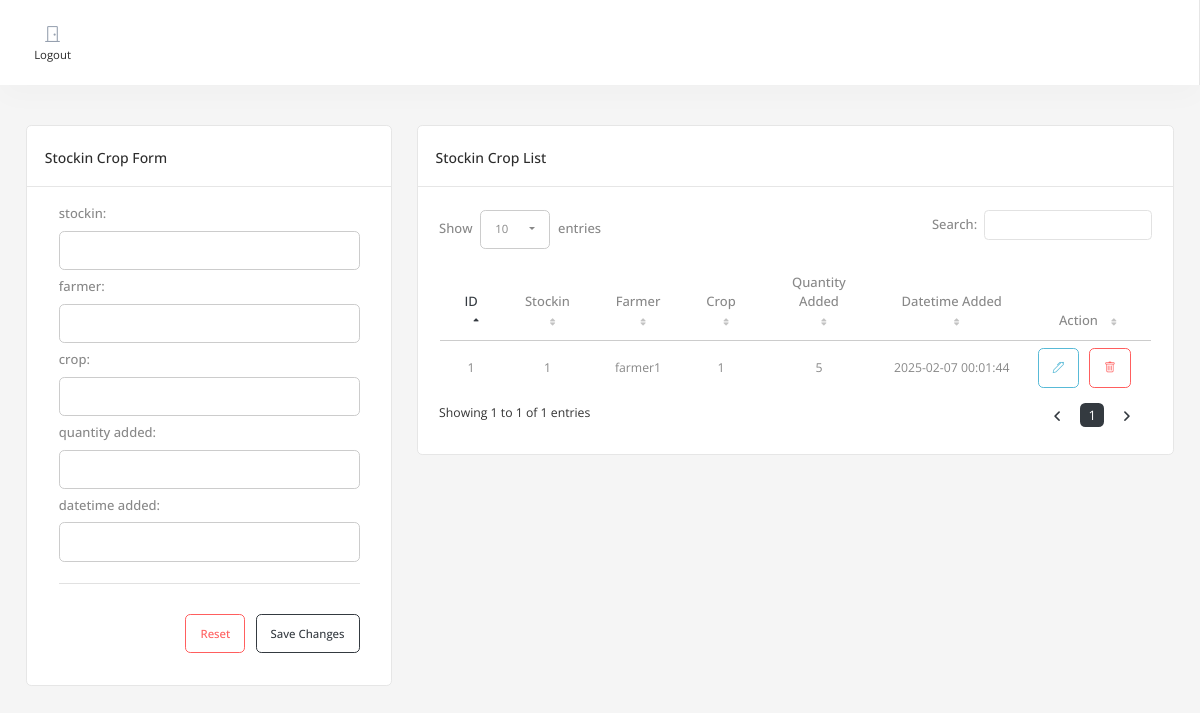
Screenshot of /stockin_crop.php with the database file from the repository.
### tables this page shows
CREATE TABLE `tbl_stockin_crop` (
  `tbl_stockin_crop_id` int(11) NOT NULL,
  `tbl_stockin_id` int(11) NOT NULL,
  `tbl_farmer_id` int(11) NOT NULL,
  `tbl_crop_id` int(11) NOT NULL,
  `quantity_added` int(11) NOT NULL,
  `datetime_added` datetime NOT NULL DEFAULT current_timestamp()
);

CREATE TABLE `tbl_crop` (
  `tbl_crop_id` int(11) NOT NULL,
  `crop_name` text NOT NULL,
  `tbl_category_id` int(11) NOT NULL
);

CREATE TABLE `tbl_farmer` (
  `tbl_farmer_id` int(11) NOT NULL,
  `farmer_name` text NOT NULL
);

### class/method.php (called while the page is built, shortened)
<?php
class method
{
    function __construct()
    {
        $servername = "localhost";
        $username = "root";
        $password = "";
        $database = "db_agrikulture";
        try {
            $conn = new PDO(
                "mysql:host=$servername;dbname=$database",
                $username,
                $password
            );
            $conn->setAttribute(PDO::ATTR_ERRMODE, PDO::ERRMODE_EXCEPTION);
            $this->conn = $conn;
        } catch (PDOException $e) {
            echo "Connection failed: " . $e->getMessage();
            die;
        }
    }
    function selectRaw()
    {
        $sql = $this->sql;
        $stmt = $this->conn->prepare($sql);
        $stmt->execute();
        return $stmt->fetchAll(PDO::FETCH_ASSOC);
    }
}
$m = new method();

### stockin_crop.php (the view, shortened to what this page needs)
<?php
include "layout/header.php";
?>
<div class='container-fluid'><div class='row mt-3'>
    <div class="col-lg-4 col-sm-12 mb-3">
        <div class="">
            <div class="">
<div class="card">
    <div class="card-header">
        <div>
            <h4 class="card-title">stockin crop Form</h4>
        </div>
    </div>
    <div class="card-body">
        <div class="basic-form ps-3 pe-3 pb-3">
            <form method="post" action="functions/post.php" class="form-valide-with-icon needs-validation" novalidate id="frm-row" enctype="multipart/form-data">
                <div id="form-div-stockin_crop">
                    <div class="form-source">
                        <div class='row'>
                                                                <div class='col-md-12 form-group '>
                                        <div class='row mb-2'>
                                            <label for='stockin_crop-tbl_stockin_id' class="text-label form-label">stockin:</label>
                                            <div class=''>
                                                <input type='number' name='tbl_stockin_crop-tbl_stockin_id[]' id='stockin_crop-tbl_stockin_id' class='form-control editable ' value='' required>
                                            </div>
                                        </div>
                                    </div>
                                                                    <div class='col-md-12 form-group '>
                                        <div class='row mb-2'>
                                            <label for='stockin_crop-tbl_farmer_id' class="text-label form-label">farmer:</label>
                                            <div class=''>
                                                <input type='number' name='tbl_stockin_crop-tbl_farmer_id[]' id='stockin_crop-tbl_farmer_id' class='form-control editable ' value='' required>
                                            </div>
                                        </div>
                                    </div>
                                                                    <div class='col-md-12 form-group '>
                                        <div class='row mb-2'>
                                            <label for='stockin_crop-tbl_crop_id' class="text-label form-label">crop:</label>
                                            <div class=''>
                                                <input type='number' name='tbl_stockin_crop-tbl_crop_id[]' id='stockin_crop-tbl_crop_id' class='form-control editable ' value='' required>
                                            </div>
                                        </div>
                                    </div>
                                                                    <div class='col-md-12 form-group '>
                                        <div class='row mb-2'>
                                            <label for='stockin_crop-quantity_added' class="text-label form-label">quantity added:</label>
                                            <div class=''>
                                                <input type='number' name='tbl_stockin_crop-quantity_added[]' id='stockin_crop-quantity_added' class='form-control editable ' value='' required>
                                            </div>
                                        </div>
                                    </div>
                                                                    <div class='col-md-12 form-group '>
                                        <div class='row mb-2'>
                                            <label for='stockin_crop-datetime_added' class="text-label form-label">datetime added:</label>
                                            <div class=''>
                                                <input type='number' name='tbl_stockin_crop-datetime_added[]' id='stockin_crop-datetime_added' class='form-control editable ' value='' required>
                                            </div>
                                        </div>
                                    </div>
                                                        </div>
                    </div>
                </div>
                <div class='row'>
                    <div class='col-12 text-end add-btns'>
                        <hr style="margin-bottom: 30px">
                        <button type='reset' class='btn btn-outline-danger me-2'>Reset</button>
                        <button type='submit' class='btn btn-outline-primary'>Save Changes</button>
                    </div>
                </div>
            </form>
        </div>
    </div>
</div>
            </div>
        </div>
    </div>
        <div class="col-lg-8 mb-3">
            <div class="row">
                <div class="col-lg-12">
                    <div class="card dz-card">
                        <div class="card-header flex-wrap">
                            <div>
                                <h4 class="card-title">stockin crop List</h4>
                            </div>
                        </div>
                        <div class="tab-content">
                            <div class="tab-pane fade show active p-4">
<?php
$sql = "SELECT * FROM tbl_stockin_crop  LEFT JOIN tbl_stockin ON tbl_stockin.tbl_stockin_id=tbl_stockin_crop.tbl_stockin_id LEFT JOIN tbl_farmer ON tbl_farmer.tbl_farmer_id=tbl_stockin_crop.tbl_farmer_id LEFT JOIN tbl_crop ON tbl_crop.tbl_crop_id=tbl_stockin_crop.tbl_crop_id";
$m->sql = $sql;
$record = $m->selectRaw();
?>
<div class="table-responsive">
    <table id="datatable-stockin_crop" class="dt-table display table" style="width: calc(100% - 2px)">
        <thead>
            <tr class='text-center'>
                                    <td class='text-center'>
                        <label class='mb-0'>ID</label>
                    </td>
                                    <td class='text-center'>
                        <label class='mb-0'>Stockin</label>
                    </td>
                                    <td class='text-center'>
                        <label class='mb-0'>Farmer</label>
                    </td>
                                    <td class='text-center'>
                        <label class='mb-0'>Crop</label>
                    </td>
                                    <td class='text-center'>
                        <label class='mb-0'>Quantity Added</label>
                    </td>
                                    <td class='text-center'>
                        <label class='mb-0'>Datetime Added</label>
                    </td>
                                                    <td class=" text-center">
                        <label class='mb-0'>Action</label>
                    </td>
                            </tr>
        </thead>
        <tbody>
<?php
foreach($record as $k => $r)
{
extract($r);
?>
                <tr>
                                                                                            <td class="text-center">
<?= $tbl_stockin_crop_id; ?></td>
                                                                                            <td class="text-center">
<?= $tbl_crop_id; ?></td>
                                                                                            <td class="text-center">
<?= $farmer_name; ?></td>
                                                                                            <td class="text-center">
<?= $tbl_crop_id; ?></td>
                                                                                            <td class="text-center">
<?= $quantity_added; ?></td>
                                                                                            <td class="text-center">
<?= $datetime_added; ?></td>
                                                                <td class="text-center ">
<button type="button" class="btn btn-outline-info btn-action me-2" onclick="editInfo(<?= $k ?>)"><i class="bi bi-pen"></i></button>
<button type="button" class="btn btn-outline-danger btn-action me-2" onclick="deleteInfo('tbl_stockin_crop','tbl_stockin_crop_id',<?=  $tbl_stockin_crop_id;  ?>)"><i class="bi bi-trash"></i></button>
</td>
                                    </tr>
<?php
}
?>
        </tbody>
    </table>
</div>                            </div>
                        </div>
                    </div>
                </div>
            </div>
        </div>
</div></div>
<?php
include "layout/footer.php";
?>

### layout/header.php (style rules this page uses)
.dt-table tbody tr td.sorting_1 span, .dt-table thead tr td.sorting_asc label, .dt-table thead tr td.sorting_desc label, table.dataTable thead td.sorting_asc:after, table.dataTable thead td.sorting_desc:after { color: var(--primary) !important; }

### rows the page displays
tbl_stockin_crop: tbl_stockin_crop_id "1", tbl_crop.tbl_crop_id "1", tbl_farmer.farmer_name "farmer1", quantity_added "5", datetime_added "2025-02-07 00:01:44"
